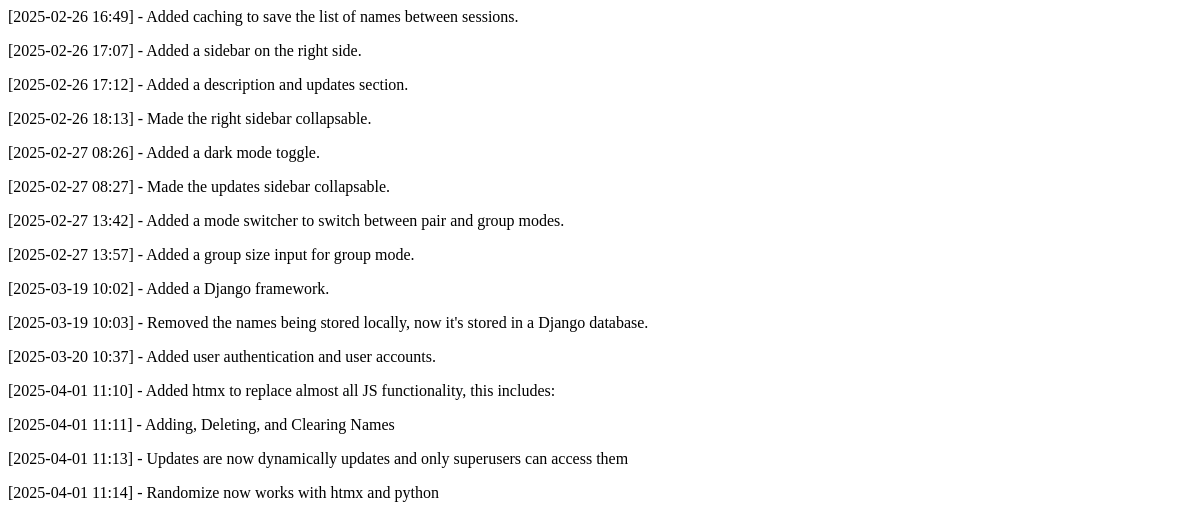
The page /randomizer/updates/ (signed in) on the database as committed earlier.
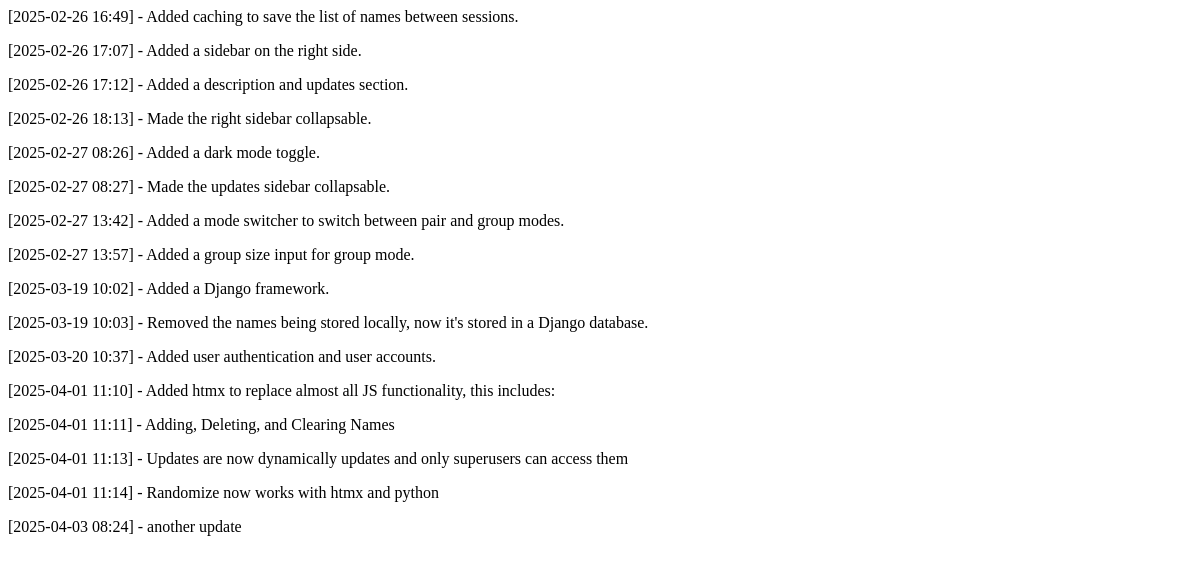
The same page on the database as committed later.
### randomizer/models.py (models this page shows, shortened)
class Update(models.Model):
    text = models.CharField(max_length=300)
    created_at = models.DateTimeField(auto_now_add=True)
    class Meta:
        ordering = ['created_at']

### randomizer/views.py (the view)
# urls.py: path('updates/', views.updates_view, name='updates'),
@login_required
def updates_view(request):
    if not request.user.is_superuser:
        return HttpResponseForbidden("Not allowed")
    if request.method == 'POST':
        new_text = request.POST.get('update_text', '')
        if new_text:
            Update.objects.create(text=new_text)
    updates = Update.objects.all().order_by('created_at')
    return render(request, 'randomizer/partials/_updates.html', {'updates': updates})

### randomizer/templates/randomizer/partials/_updates.html
{% for update in updates %}
    <p>[{{ update.created_at|date:"Y-m-d H:i" }}] - {{ update.text }}</p>
{% empty %}
    <p>No updates</p>
{% endfor %}

Rows that differ between the two databases and show on the page:
added Update: created_at "2025-04-03 08:24", text "another update"
